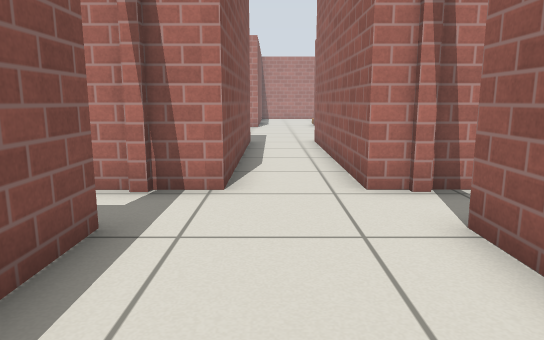
[1] (above)

24 first-person views from a walk through a robot-simulator world made for Gazebo. The camera is 0.72 m above the floor, tilts 10° down and sees 70° across. The floor is counted in squares, 0.5 m on a side. Each view is taken from the middle of a square. On the plan, view 1 faces up. The plan holds only what a view shows up to about 16 squares ahead; the rest is blank. Simple patterns stand in for the simulator's built-in surfaces.

[2]
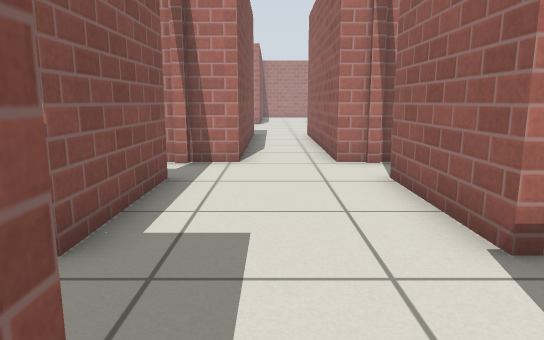

[3]
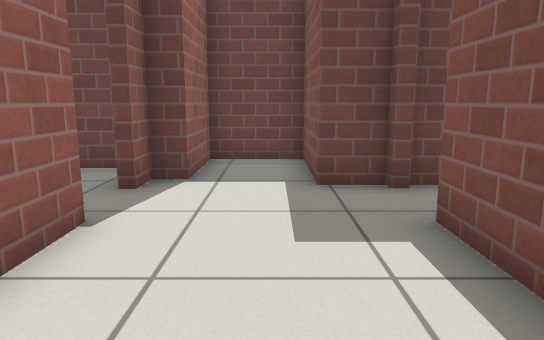

[4]
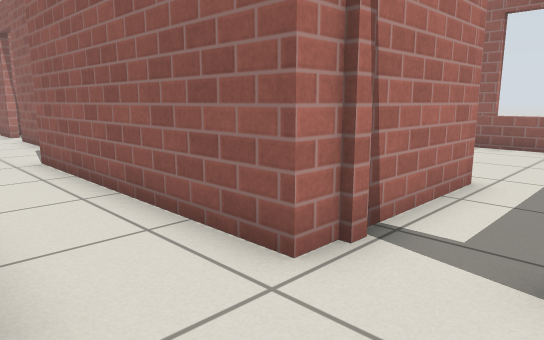

[5]
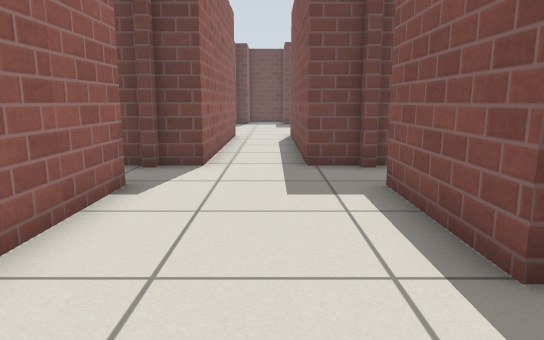

[6]
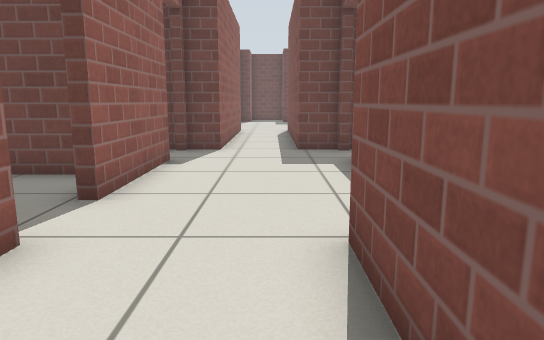

[7]
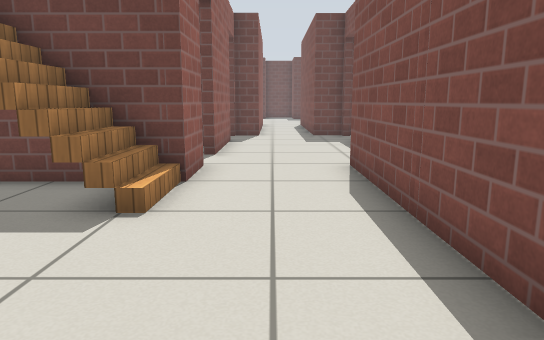

[8]
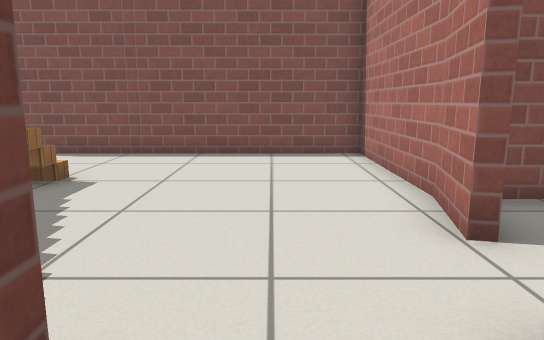

[9]
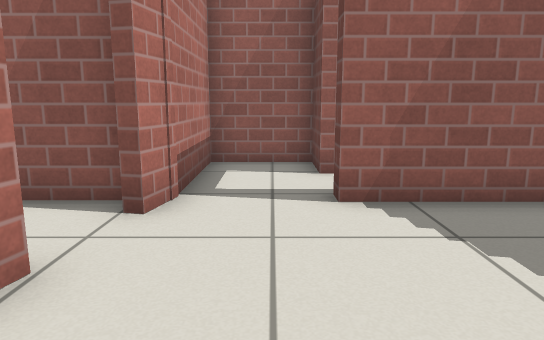

[10]
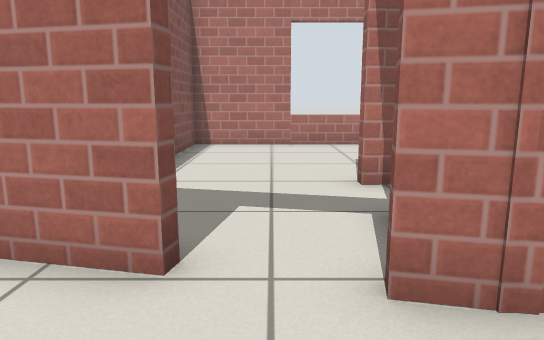

[11]
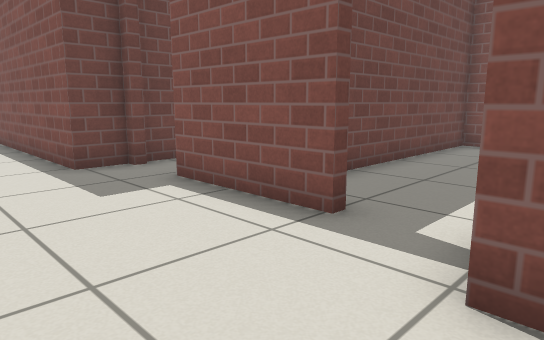

[12]
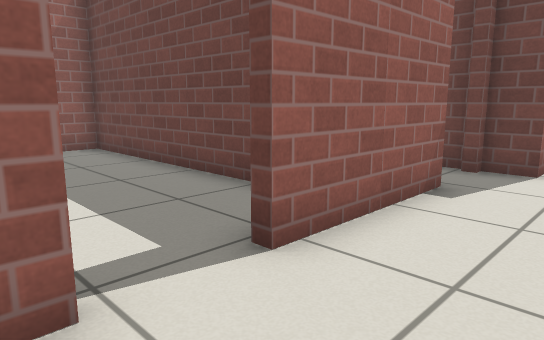

[13]
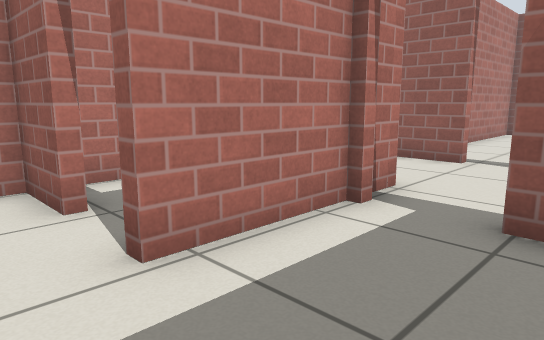

[14]
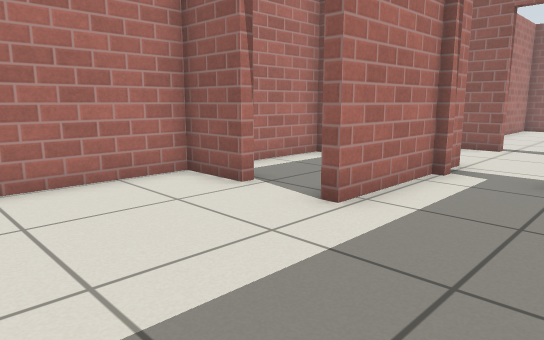

[15]
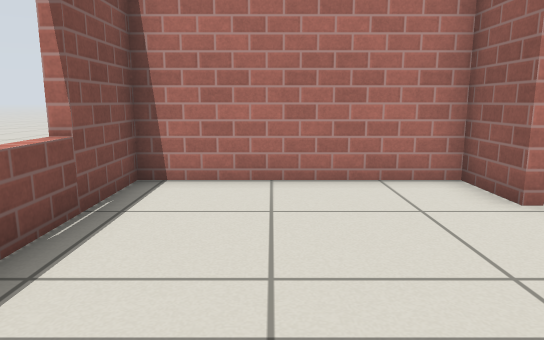

[16]
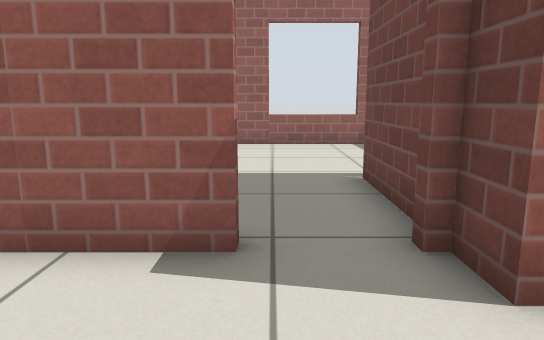

[17]
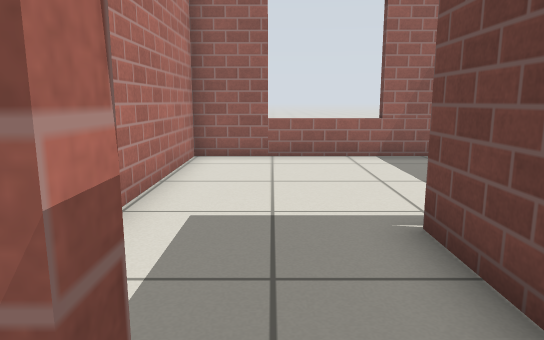

[18]
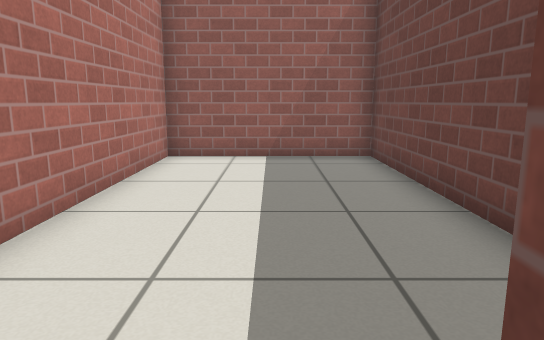

[19]
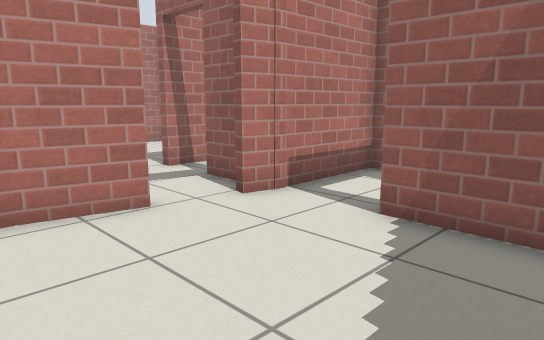

[20]
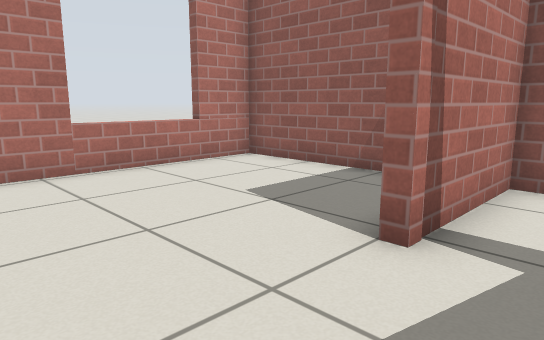

[21]
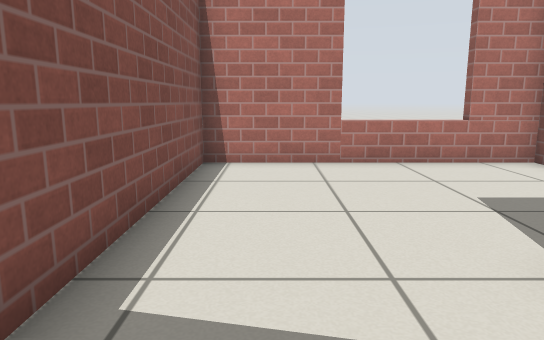

[22]
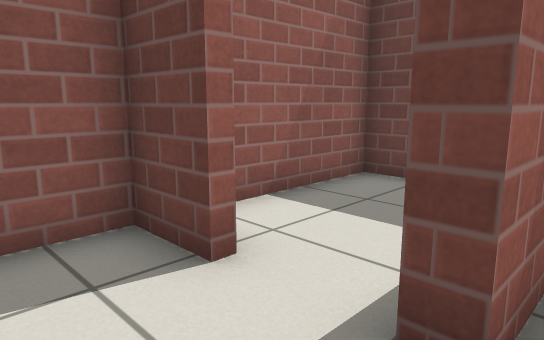

[23]
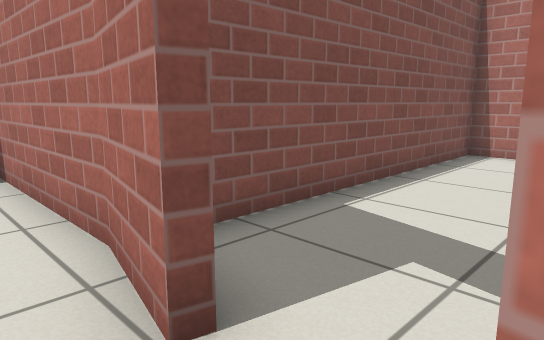

[24]
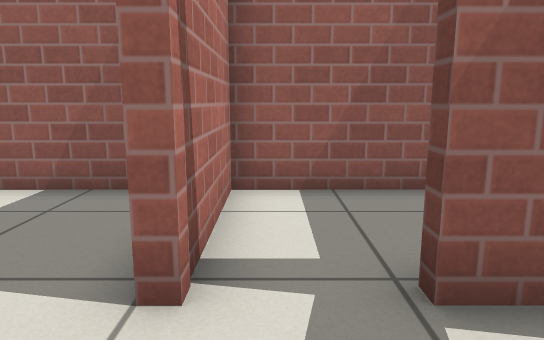

### Floor plan
Key: @ floor where view 1 was taken; # wall or solid block; . main floor; : floor 2.5 m higher than the main floor; / step, stairs or slope; D open door; = window, fence, low wall or low ledge; v drop or lower ground.
Columns run from 12 left of view 1 to 13 right of it. Each row starts with its distance up from view 1.
 42                 ####===##
 41                 #.......#
 40                 #.......#
 39                 #.......#
 38                 #.......#
 37                 #.......#
 36                 #....####
 35                 #....D..#
 34                 #....D..#
 33            #######...#..#
 32            ###  ##DDD####
 31            #.........####
 30            #............#
 29            #........#DD##
 28            #........##..#
 27            #........ #..#
 26 ############...// //  ..#
 25 # .....#...#...//      .#
 24 ##.....D.. #...####v::###
 23 ==.....D.  #...#........#
 22  =.....###D#...D........#
 21   ........D....D........#
 20    .......D....#........#
 19  #........#....#........#
 18  #######  #....##########
 17           #....#........#
 16           D....D........##
 15           D....D    ....==
 14           ##..####D ....==
 13            #..#     ....##
 12            #..#        .#
 11            #..#
 10            #..#
  9            #..#
  8            #..#        .##
  7            #..##   .....==
  6          #D#..D####.....=
  5           D...DD....
  4           #...##
  3           #...#
  2           #...#
  1           #...##
  0           D.@.DD
 -1           D...DD
 -2           ##..##.
 -3            #..###
 -4            #..#
 -5            ####

Positions as (right, up) in squares from view 1, and headings:
1: (0, 0), facing up
2: (0, -3), facing up
3: (0, 5), facing down
4: (-1, 4), facing up-right
5: (0, 23), facing down
6: (0, 26), facing down
7: (1, 31), facing down
8: (10, 30), facing left
9: (3, 30), facing right
10: (7, 29), facing up
11: (2, 23), facing down-left
12: (0, 23), facing down-right
13: (-7, 19), facing up-right
14: (-10, 19), facing up-right
15: (-9, 19), facing up
16: (-1, 16), facing right
17: (2, 16), facing right
18: (2, 21), facing right
19: (3, 26), facing up-right
20: (5, 34), facing up-right
21: (6, 33), facing up
22: (8, 31), facing down-right
23: (8, 31), facing up-left
24: (6, 35), facing right
